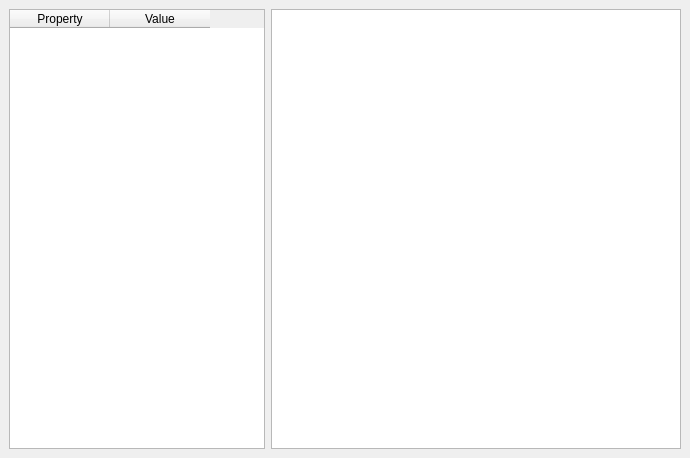
<ui version="4.0" >
 <class>Workspace</class>
 <widget class="QWidget" name="Workspace" >
  <property name="geometry" >
   <rect>
    <x>0</x>
    <y>0</y>
    <width>690</width>
    <height>458</height>
   </rect>
  </property>
  <property name="windowTitle" >
   <string>Workspace</string>
  </property>
  <layout class="QHBoxLayout" >
   <property name="leftMargin" >
    <number>0</number>
   </property>
   <property name="topMargin" >
    <number>0</number>
   </property>
   <property name="rightMargin" >
    <number>0</number>
   </property>
   <property name="bottomMargin" >
    <number>0</number>
   </property>
   <item>
    <widget class="QStackedWidget" name="stackedWidget" >
     <property name="sizePolicy" >
      <sizepolicy vsizetype="Expanding" hsizetype="Expanding" >
       <horstretch>1</horstretch>
       <verstretch>1</verstretch>
      </sizepolicy>
     </property>
     <property name="currentIndex" >
      <number>0</number>
     </property>
     <widget class="QWidget" name="preprocess" >
      <layout class="QHBoxLayout" >
       <item>
        <widget class="QTableWidget" name="propertiesTable" >
         <property name="sizePolicy" >
          <sizepolicy vsizetype="Expanding" hsizetype="Preferred" >
           <horstretch>0</horstretch>
           <verstretch>0</verstretch>
          </sizepolicy>
         </property>
         <property name="editTriggers" >
          <set>QAbstractItemView::DoubleClicked|QAbstractItemView::EditKeyPressed|QAbstractItemView::NoEditTriggers</set>
         </property>
         <property name="showDropIndicator" stdset="0" >
          <bool>false</bool>
         </property>
         <property name="alternatingRowColors" >
          <bool>true</bool>
         </property>
         <property name="selectionMode" >
          <enum>QAbstractItemView::NoSelection</enum>
         </property>
         <property name="selectionBehavior" >
          <enum>QAbstractItemView::SelectRows</enum>
         </property>
         <property name="horizontalScrollMode" >
          <enum>QAbstractItemView::ScrollPerPixel</enum>
         </property>
         <property name="showGrid" >
          <bool>true</bool>
         </property>
         <property name="wordWrap" >
          <bool>false</bool>
         </property>
         <property name="cornerButtonEnabled" >
          <bool>true</bool>
         </property>
         <property name="rowCount" >
          <number>0</number>
         </property>
         <property name="columnCount" >
          <number>2</number>
         </property>
         <column>
          <property name="text" >
           <string>Property</string>
          </property>
         </column>
         <column>
          <property name="text" >
           <string>Value</string>
          </property>
         </column>
        </widget>
       </item>
       <item>
        <widget class="ImageViewer" name="preprocessViewer" >
         <property name="sizePolicy" >
          <sizepolicy vsizetype="Expanding" hsizetype="Expanding" >
           <horstretch>1</horstretch>
           <verstretch>1</verstretch>
          </sizepolicy>
         </property>
         <property name="lineWidth" >
          <number>1</number>
         </property>
         <property name="verticalScrollBarPolicy" >
          <enum>Qt::ScrollBarAlwaysOff</enum>
         </property>
         <property name="horizontalScrollBarPolicy" >
          <enum>Qt::ScrollBarAlwaysOff</enum>
         </property>
        </widget>
       </item>
      </layout>
     </widget>
     <widget class="QWidget" name="reconstruct" />
     <widget class="QWidget" name="analyse" />
    </widget>
   </item>
  </layout>
 </widget>
 <customwidgets>
  <customwidget>
   <class>ImageViewer</class>
   <extends>QGraphicsView</extends>
   <header>imageViewer.h</header>
  </customwidget>
 </customwidgets>
 <resources>
  <include location="Hawk.qrc" />
 </resources>
 <connections/>
</ui>
